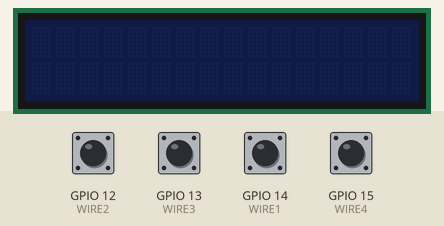
A sketch run on a simulated ESP8266 (Wemos D1 mini). Parts: 16×2 character LCD. Inputs (shaded band) come from the test bench; at power-on: GPIO 12 (WIRE2), GPIO 13 (WIRE3), GPIO 14 (WIRE1), GPIO 15 (WIRE4) HIGH. What the sketch prints to the serial monitor is not drawn.

Above: at 1.2 s.
1.3 s: GPIO 12 (WIRE2) pulled LOW for 0.15 s
At 4.2 s:
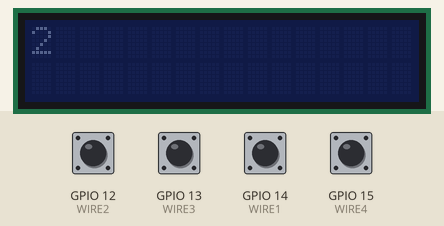
4.4 s: GPIO 13 (WIRE3) pulled LOW for 0.15 s
At 7.2 s:
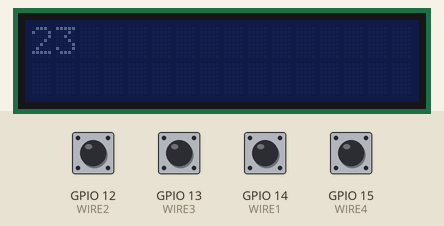
7.5 s: GPIO 14 (WIRE1) pulled LOW for 0.15 s
At 10.4 s:
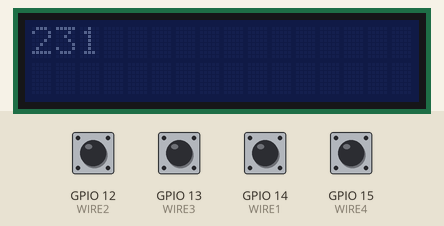
10.6 s: GPIO 15 (WIRE4) pulled LOW for 0.15 s
At 28.9 s:
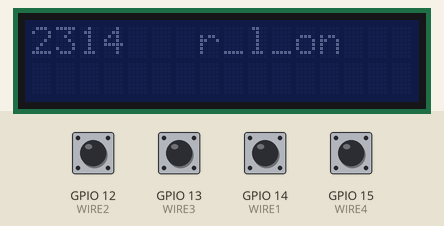
Timing chart, 0 to 30.4 s (numbered marks = the images above; inputs shaded):
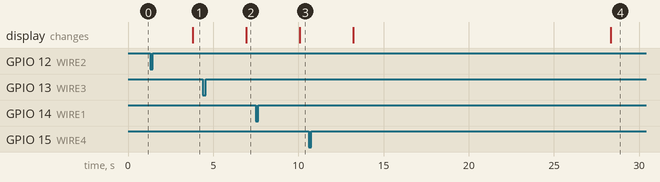

The sketch:

CombinationLock2.ino
```cpp
#include <Wire.h>
#include <LiquidCrystal_I2C.h>
LiquidCrystal_I2C lcd(0x27,16,2);
int WIRE1 = 14;
int WIRE2 = 12;
int WIRE3 = 13;
int WIRE4 = 15;
String password = "####";
String enteredpassword = "";
String timesofpassword = "";
void beep();

void setup() {
  lcd.init(); // initialize the lcd
  //lcd.backlight();
  // initialize serial communication:
  pinMode (WIRE1,INPUT_PULLUP);
  pinMode (WIRE2,INPUT_PULLUP);
  pinMode (WIRE3,INPUT_PULLUP);
  pinMode (WIRE4,INPUT_PULLUP);
  Serial.begin(9600);

}

void loop() {
   if (enteredpassword != "") {
    lcd.clear();
    lcd.setCursor(0,0);
    lcd.print(enteredpassword);
    Serial.println(enteredpassword);
    delay(100);
   }

  if ( enteredpassword.length()==4)
  {

    if (enteredpassword == password)
    {
      beep();
      delay(2500);
      beep();
      delay(2500);
      lcd.setCursor(6,0);
      lcd.print("g_l_on");
      Serial.println("green_led_on");
      delay(2500);
      lcd.setCursor(10,0);
      lcd.print("           ");
      lcd.setCursor(10,0);
      lcd.print("off");
      Serial.println("green_led_off");
      lcd.setCursor(0,1);
      lcd.print("s_l_on");
      Serial.println("servoLed_on");
    }
    else
    {

      beep();
      delay(2500);
      beep();
      delay(2500);
      beep();
      delay(2500);
      lcd.setCursor(7,0);
      lcd.print("r_l_on");
      Serial.println("red_led_on");
      delay(2500);
      lcd.setCursor(4,0);
      lcd.print("                ");
      lcd.setCursor(4,0);
      lcd.print("off");
      Serial.println("red_led_off");
      lcd.setCursor(9,0);
      lcd.print("               ");
      lcd.setCursor(9,0);
      lcd.print("off");
      Serial.println("servoLed_off");
    }
  enteredpassword="";
  }

   if (digitalRead(WIRE1)==LOW)
   {
    enteredpassword+="1";
    beep();
   }
   else if (digitalRead(WIRE2)==LOW)
   {
     enteredpassword+="2";
     beep();
   }
   else if (digitalRead(WIRE3)==LOW)
   {
      enteredpassword+="3";
      beep();
   }
   else if (digitalRead(WIRE4)==LOW)
   {
      enteredpassword+="4";
      beep();
   }
}

void beep(){
  Serial.println("buzzerLed_led_on");
  delay(2500);
  Serial.println("buzzerLed_led_off");
}
```

Measured:
- after the input at 1.3 s, the display: changes after 2.5 s (image 1)
- after the input at 4.4 s, the display: changes after 2.5 s (image 2)
- after the input at 7.5 s, the display: changes after 2.6 s (image 3)
- after the input at 10.6 s, the display: first changes after 2.6 s (image 4 shows a later state)
